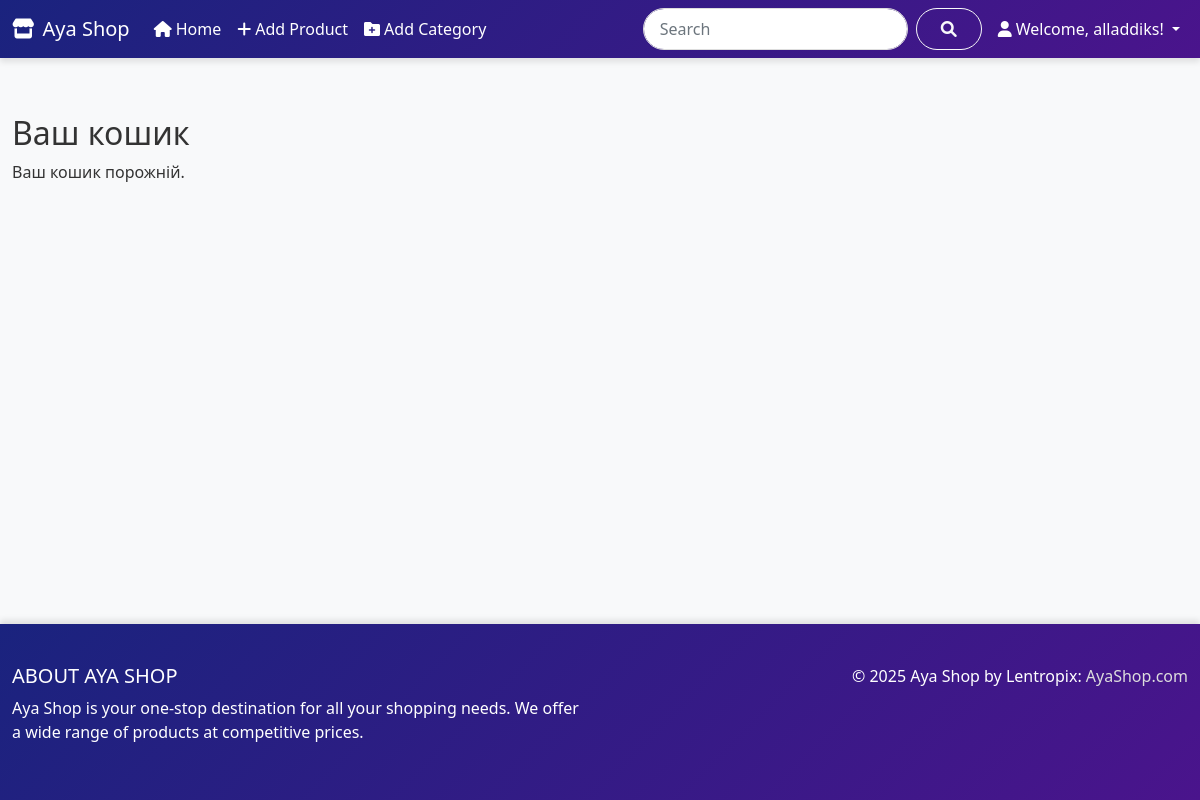
/cart/ (signed in), run on an earlier commit of the app's database.
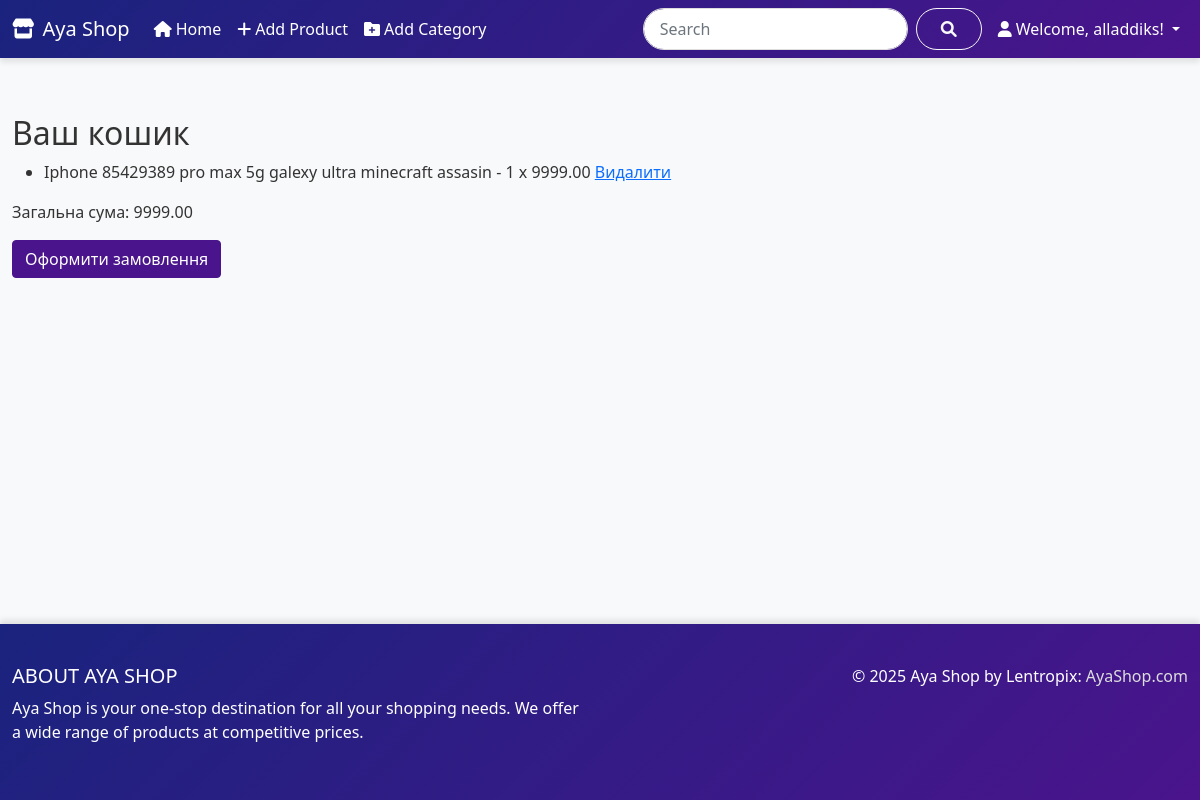
And on a later commit of the database.
### shop/models.py (models this page shows, shortened)
class CartItem(models.Model):
    cart = models.ForeignKey(Cart, related_name='items', on_delete=models.CASCADE)
    product = models.ForeignKey(Product, on_delete=models.CASCADE)
    quantity = models.PositiveIntegerField(default=1)  # Кількість товару в кошику

class Product(models.Model):
    category = models.ForeignKey(Category, related_name='products', on_delete=models.CASCADE)
    name = models.CharField(max_length=100, unique=True)
    slug = models.SlugField(max_length=100, unique=True, blank=True)
    description = models.TextField(blank=True)
    price = models.DecimalField(max_digits=10, decimal_places=2)
    available = models.BooleanField(default=True)
    created = models.DateTimeField(auto_now_add=True)
    updated = models.DateTimeField(auto_now=True)
    author = models.ForeignKey(User, on_delete=models.SET_NULL, related_name='products', null=True)
    content = models.TextField(blank=True)
    class Meta:
        ordering = ('name',)
        indexes = [
            models.Index(fields=['id', 'slug']),
        ]

### shop/views.py (the view)
# urls.py: path('cart/', views.cart, name='cart'),
@login_required
def cart(request):
    cart, _ = Cart.objects.get_or_create(user=request.user)
    cart_items = cart.items.all()
    total = sum(item.product.price * item.quantity for item in cart_items)
    return render(request, 'cart.html', {'cart_items': cart_items, 'total': total})

### templates/cart.html
{% extends 'base.html' %}
{% block content %}
<h2>Ваш кошик</h2>
{% if cart_items %}
    <ul>
    {% for item in cart_items %}
        <li>
            {{ item.product.name }} - {{ item.quantity }} x {{ item.product.price }}
            <a href="{% url 'remove_from_cart' item.id %}">Видалити</a>
        </li>
    {% endfor %}
    </ul>
    <p>Загальна сума: {{ total }}</p>
    <a href="{% url 'checkout' %}" class="btn btn-primary">Оформити замовлення</a>
{% else %}
    <p>Ваш кошик порожній.</p>
{% endif %}
{% endblock %}

What changed in the data, as far as the page shows it:
added CartItem: product.name "Iphone 85429389 pro max 5g galexy ultra minecraft assasin", quantity "1", product.price "9999.00"
Also different on the page:
{{ total }}: (not shown) → "9999.00"
text no longer shown: "Ваш кошик порожній."
text now shown: "Загальна сума: Оформити замовлення"
